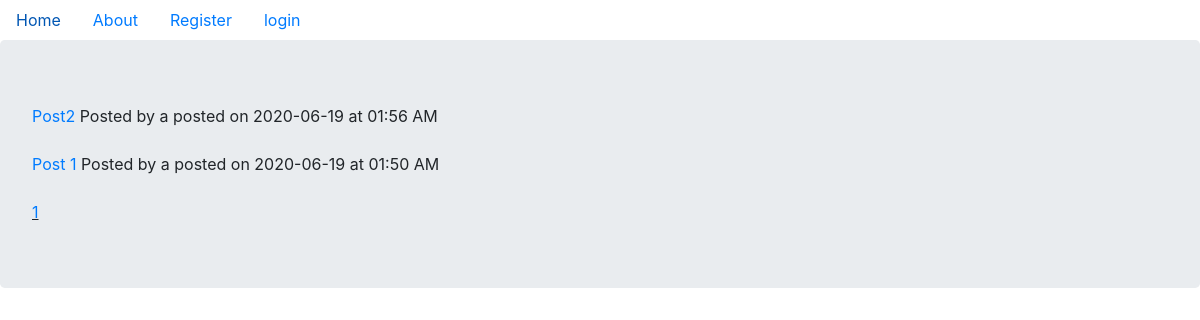
Before: / with the older database file.
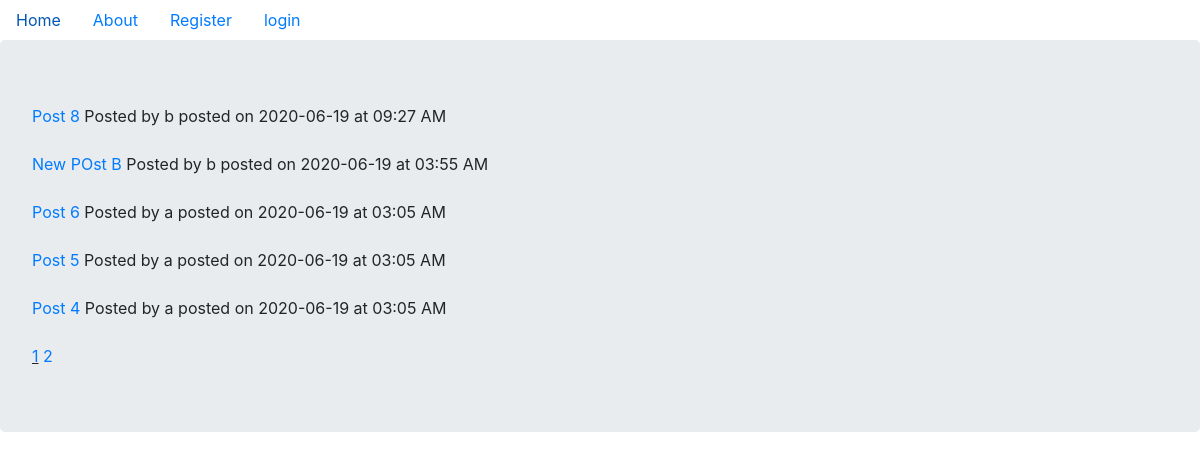
After: the same page with the newer database file.
### innercircleproj/models.py (models this page shows, shortened)
class Post(db.Model, UserMixin):
    __tablename__="Post"
    id = db.Column(db.Integer, primary_key = True)
    title = db.Column(db.String(120))
    text = db.Column(db.Text, nullable = False)
    date = db.Column(db.DateTime, nullable = False, default = dt.datetime.now())
    user_id = db.Column(db.Integer, db.ForeignKey("User.id"), nullable = False)

class User(db.Model, UserMixin):
    __tablename__="User"
    id = db.Column(db.Integer, primary_key = True)
    name = db.Column(db.String, unique = True, index = True)
    email = db.Column(db.String, unique = True, index = True)
    password = db.Column(db.String, unique = True, index = True)
    profile_pic = db.Column(db.String, nullable = False, default = "default.jpg")
    posts = db.relationship("Post", backref="author", lazy = True)

### innercircleproj/core/views.py (the view)
@core_blueprint.route('/')
def home():
    page = request.args.get('page', 1)
    all_posts = Post.query.order_by(Post.date.desc()).paginate(page = int(page), per_page = 5)
    return render_template('home.html', all_posts = all_posts)

### innercircleproj/templates/home.html (shortened to what this page needs)
{% extends "base.html" %}
{% block content %}
{% set messages = get_flashed_messages() %}
{% if all_posts %}
{% for post in all_posts.items %}
<a href="{{url_for('post.view_post', post_id = post.id)}}">{{ post.title }}</a> Posted by {{ post.author.name }} posted on {{post.date.strftime("%Y-%m-%d")}} at {{post.date.strftime("%I:%M %p")}}<br><br>
{% endfor %}
{% for page in all_posts.iter_pages(left_edge = 1, left_current=1, right_edge = 1, right_current = 2) %}
  {% if page %}
    {% if page == all_posts.page %}
      <u><a href="{{url_for('core.home', page=page)}}">{{page}}</a></u>
    {% else %}
    <a href="{{url_for('core.home', page=page)}}">{{page}}</a>
    {% endif %}
  {% else %}
    ...
  {% endif %}
{% endfor %}
{% else %}
"No new Posts create new post"
{% endif %}
{% endblock %}

Changed rows visible on the page:
no longer on this page (row edited): Post: title "Post2", author.name "a", date "2020-06-19", date "01:56 AM"
no longer on this page (row edited): Post: title "Post 1", author.name "a", date "2020-06-19", date "01:50 AM"
added Post: title "Post 8", author.name "b", date "2020-06-19", date "09:27 AM"
added Post: title "New POst B", author.name "b", date "2020-06-19", date "03:55 AM"
added Post: title "Post 6", author.name "a", date "2020-06-19", date "03:05 AM"
added Post: title "Post 5", author.name "a", date "2020-06-19", date "03:05 AM"
added Post: title "Post 4", author.name "a", date "2020-06-19", date "03:05 AM"
Other visible differences:
new list line: "2"
